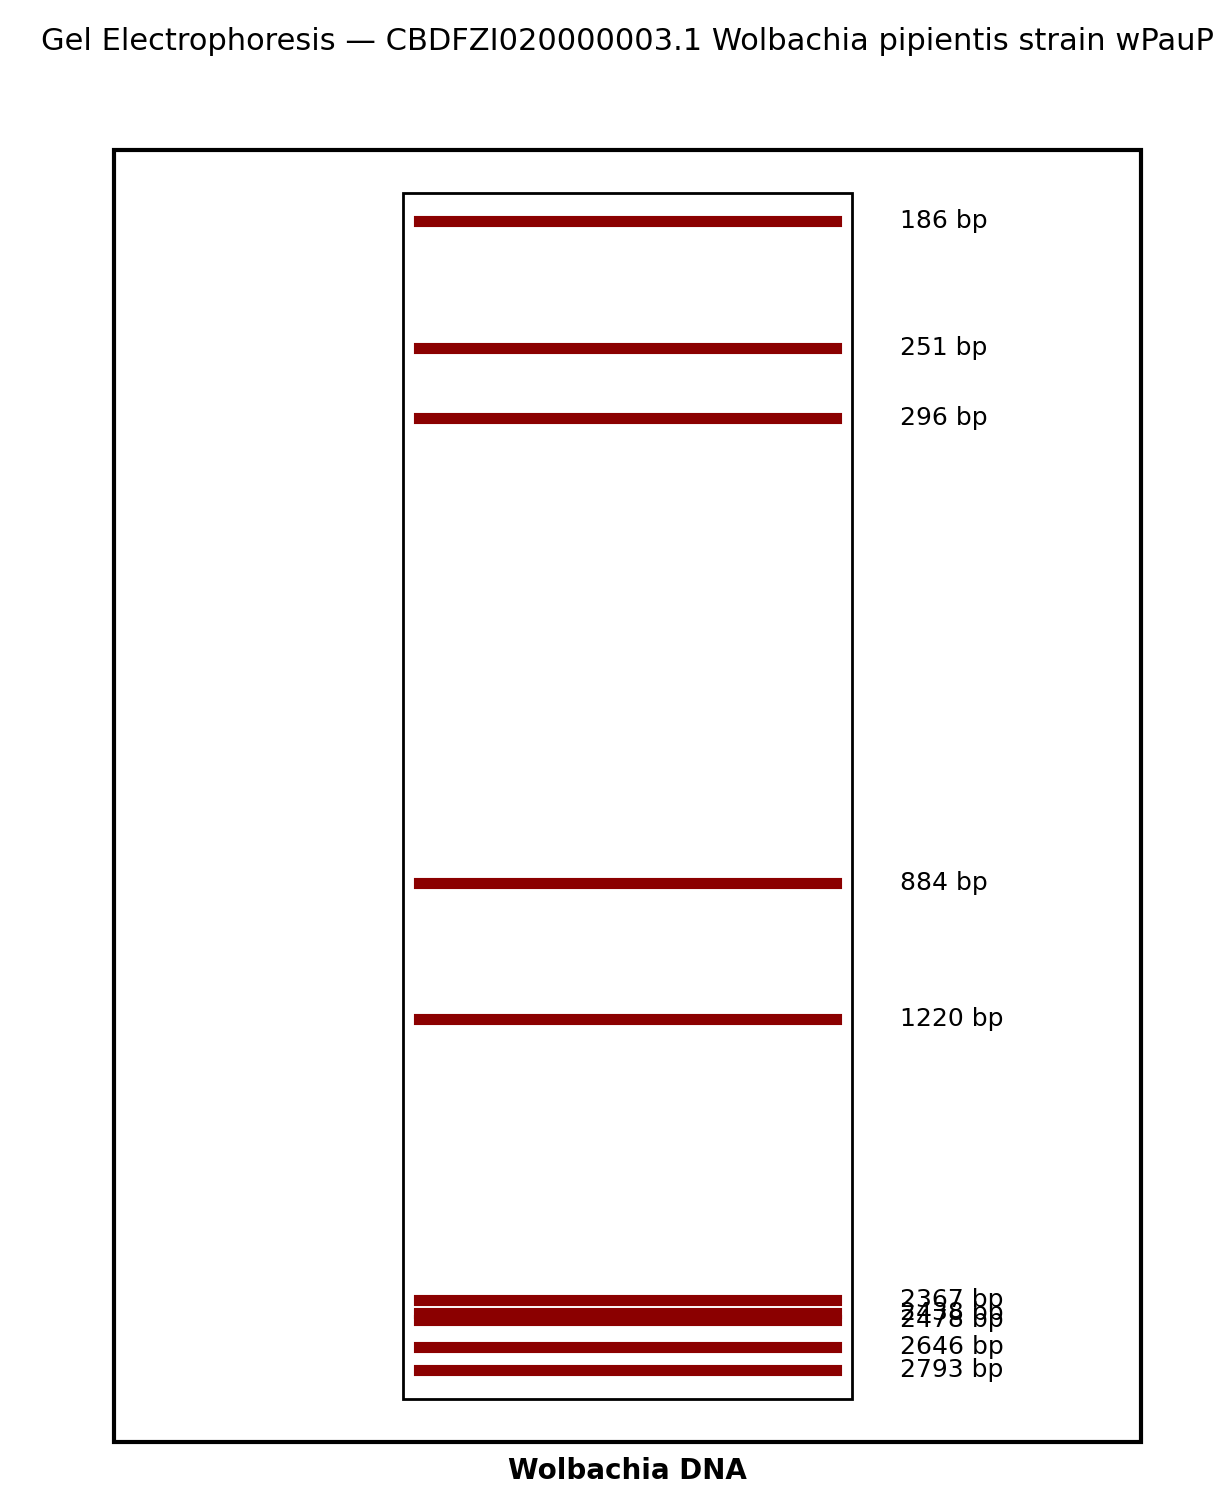

Write the Python code that produced this figure.
'''
Gel electrophoresis is an analysis method implemented in all disciplines of life sciences. 
The results of gel electrophoresis indicate the relative sizes of fragments, 
which is useful for restriction mapping and analyzing PCR fragments. 

1. Take an arbitrary DNA sequence from the NCBI (National Center for Biotechnology), between 1000 and 3000 nucleotides (letters).

2. Take 10 random samples from this sequence, between 100-3000 bases.

3. Store these samples in an array.

4. Simulate the migration of these DNA segments on the electrophoresis gel, based on their molecular weights - however, their length should be sufficient for this exercise (show a visual representation).

Note: Short DNA fragments meet small friction forces and travel faster through the electrophoresis gel. Long DNA fragments exhibit a high friction force and travel slowly through the electrophoresis gel.

'''

import matplotlib.pyplot as plt
from matplotlib.patches import Rectangle
import random
from math import log10


def load_sequence_from_fasta(file_path):
    dna_seq = ""
    sequence_name = "Unknown"
    
    file = open(file_path, "r")
    lines = file.readlines()
    file.close()
    
    for line in lines:
        current_line = line.strip()
        if len(current_line) == 0:
            continue
            
        if current_line[0] == '>':
            if len(dna_seq) > 0:
                break
            sequence_name = current_line[1:] if len(current_line) > 1 else "Unknown"
        else:
            dna_seq += current_line.upper()
    
    clean_dna = ""
    valid_bases = ['A', 'C', 'G', 'T']
    for base in dna_seq:
        if base in valid_bases:
            clean_dna += base
    
    return sequence_name, clean_dna


def extract_fragments(dna_string, count=10, minimum=100, maximum=3000):
    fragments_list = []
    total_length = len(dna_string)
    max_allowed = maximum if maximum < total_length else total_length
    
    for i in range(count):
        fragment_len = random.randint(minimum, max_allowed)
        max_start_pos = total_length - fragment_len
        start_pos = random.randint(0, max_start_pos)
        end_pos = start_pos + fragment_len
        
        fragment = dna_string[start_pos:end_pos]
        fragments_list.append(fragment)
    
    return fragments_list


def calculate_gel_positions(fragment_sizes):
    if len(fragment_sizes) == 0:
        return []
    
    log_values = []
    for size in fragment_sizes:
        log_values.append(log10(size))
    
    smallest_log = min(log_values)
    largest_log = max(log_values)
    
    if smallest_log == largest_log:
        return [0.5 for _ in fragment_sizes]
    
    gel_positions = []
    gel_start = 0.1
    gel_end = 0.9
    gel_range = gel_end - gel_start
    
    for log_val in log_values:
        normalized = (largest_log - log_val) / (largest_log - smallest_log)
        position = gel_start + normalized * gel_range
        gel_positions.append(position)
    
    return gel_positions


def draw_gel_visualization(fragment_sizes, gel_positions, lane_name="DNA Lane", chart_title=None):
    figure, axis = plt.subplots(figsize=(4.5, 6.5))
    
    gel_box = Rectangle((0.18, 0.05), 0.64, 0.9, fill=False, linewidth=1.5)
    axis.add_patch(gel_box)
    
    lane_center = 0.5
    lane_size = 0.28
    lane_left = lane_center - lane_size / 2
    lane_right = lane_center + lane_size / 2
    
    lane_box = Rectangle((lane_left, 0.08), lane_size, 0.84, fill=False, linewidth=1.0)
    axis.add_patch(lane_box)
    
    bands_data = list(zip(gel_positions, fragment_sizes))
    bands_data.sort(key=lambda item: item[0])
    
    for position, size in bands_data:
        band_start = lane_left + 0.01
        band_end = lane_right - 0.01
        axis.plot([band_start, band_end], [position, position], 
                 linewidth=4, color='darkred')
        axis.text(lane_right + 0.03, position, f"{size} bp", 
                 va="center", fontsize=9)
    
    label_x = (lane_left + lane_right) / 2
    axis.text(label_x, 0.03, lane_name, ha="center", 
             va="center", fontsize=10, weight='bold')
    
    if chart_title:
        axis.set_title(chart_title, fontsize=11, pad=10)
    
    axis.set_xlim(0, 1)
    axis.set_ylim(0, 1)
    axis.axis("off")
    
    plt.tight_layout()
    plt.show()


def main():
    fasta_file = "wolbachia-pipientis.fasta"
    num_fragments = 10
    min_size = 100
    max_size = 3000
    
    print("=" * 60)
    print("GEL ELECTROPHORESIS SIMULATION")
    print("=" * 60)
    print()
    
    random.seed()
    
    print(f"Loading DNA sequence from: {fasta_file}")
    try:
        seq_name, dna_sequence = load_sequence_from_fasta(fasta_file)
        print(f"  Loaded: {seq_name}")
        print(f"  Total length: {len(dna_sequence)} base pairs")
        print()
    except:
        print(f"  Error reading {fasta_file}")
        return
    
    print(f"Extracting {num_fragments} random fragments ({min_size}-{max_size} bp)...")
    dna_fragments = extract_fragments(dna_sequence, num_fragments, min_size, max_size)
    
    sizes = [len(fragment) for fragment in dna_fragments]
    print(f"  Sizes: {sorted(sizes)}")
    print()
    
    positions = calculate_gel_positions(sizes)
    
    print("Visualizing gel electrophoresis...")
    visualization_title = f"Gel Electrophoresis — {seq_name[:50]}"
    draw_gel_visualization(sizes, positions, "Wolbachia DNA", visualization_title)


if __name__ == "__main__":
    main()
